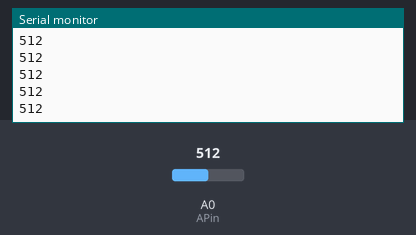
A sketch run on a simulated Arduino Uno, built with avr-gcc and run on an emulated ATmega328P. Shown: the last lines printed to the serial monitor. The test bench sets the inputs (shaded band); at power-on: A0 (APin) = 512.

Above: at 1.2 s.
1.3 s: A0 (APin) set to 716
At 2.3 s:
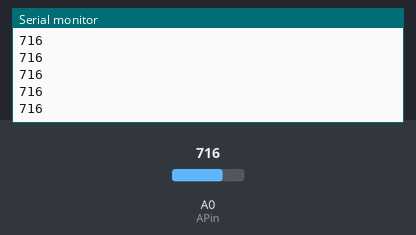
2.8 s: A0 (APin) set to 900
At 3.8 s:
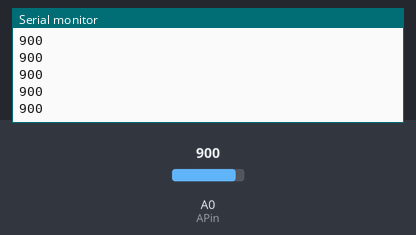
Timing chart, 0 to 5.8 s (numbered marks = the images above; inputs shaded):
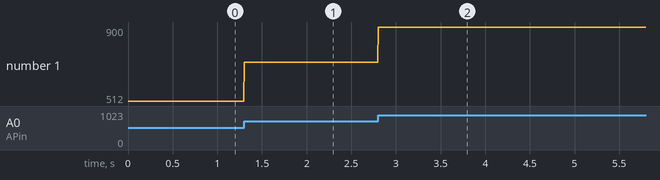

The sketch:

one_sensor.ino
```cpp
#include <util/delay.h>

//  Variables
int APin = 0;
int sampling_rate = 250;
long int baudrate = 115200;

unsigned int aVal = 0;

// To compute: inter_sample_interval_us
//int(round(float(1000/sampling_rate))) ->use this formula to calculate. Here it can not be made dymanic due to library limitation
// Also account for the average processing delay, and substract from the value, e.g. for 250 sampling rate, 4 - 0.4
// 0.1 -> ADC, 0.2 - serial.Print, 0.1 - Misc
double inter_sample_interval_us = 3.6;

// The SetUp Function:
void setup() {
   Serial.begin(baudrate);         // Set's up Serial Communication at certain speed.
   pinMode(APin, INPUT);
}

// The Main Loop Function
void loop() {
    aVal = analogRead(APin);  // Read the sensor value. Assign this value to the "aVal" variable.
    Serial.println(aVal);                    // Send the aVal value to Serial.
    noInterrupts();
    _delay_ms(inter_sample_interval_us);
    interrupts();
}
```

Measured:
- after the input at 1.3 s, the serial monitor: prints a new line at once (image 1)
- after the input at 2.8 s, the serial monitor: prints a new line at once (image 2)
- plotted number 1: 512 → 716 after the input at 1.3 s, 716 → 900 after the input at 2.8 s
